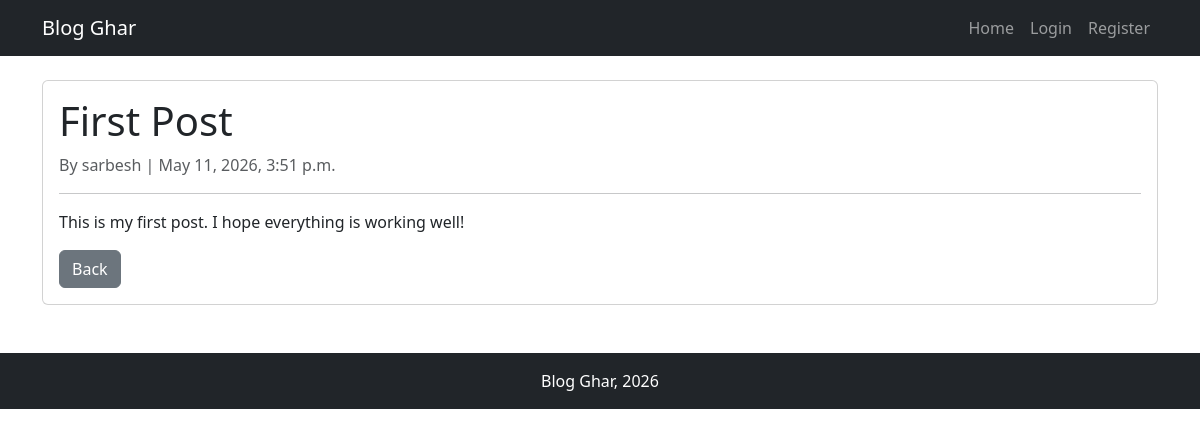
The app's page /post/1/ with its own data.
### posts/models.py (models this page shows)
class Post(models.Model):
    title = models.CharField(max_length=200)
    content = models.TextField()
    author = models.ForeignKey(User, on_delete=models.CASCADE)
    created_at = models.DateTimeField(auto_now_add=True)

### posts/views.py (the view)
# urls.py: path('post/<int:pk>/', views.post_detail, name='post_detail'),
def post_detail(request, pk):
    post = get_object_or_404(Post, pk=pk)
    return render(request, 'posts/post_detail.html', {'post': post})

### posts/templates/posts/post_detail.html (shortened to what this page needs)
{% extends 'base.html' %}
{% block content %}
<div class="card">
    <div class="card-body">
        <h1 class="card-title">{{ post.title }}</h1>
        <p class="text-muted">By {{ post.author }} | {{ post.created_at }}</p>
        <hr>
        <p class="card-text">{{ post.content }}</p>
        <a href="/" class="btn btn-secondary">Back</a>
    </div>
</div>
{% endblock %}

### records on screen
Post: title "First Post", author "sarbesh", created_at "May 11, 2026, 3:51 p.m.", content "This is my first post. I hope everything is working well!"
